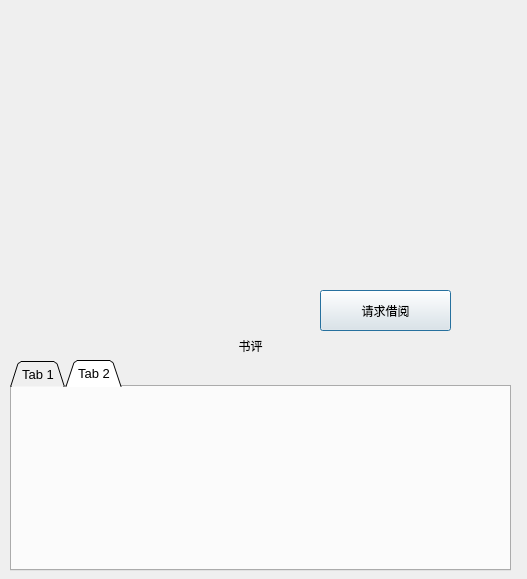
<?xml version="1.0" encoding="UTF-8"?>
<ui version="4.0">
 <class>RA_BookInfo</class>
 <widget class="QDialog" name="RA_BookInfo">
  <property name="geometry">
   <rect>
    <x>0</x>
    <y>0</y>
    <width>527</width>
    <height>579</height>
   </rect>
  </property>
  <property name="windowTitle">
   <string>Dialog</string>
  </property>
  <widget class="QWidget" name="gridLayoutWidget">
   <property name="geometry">
    <rect>
     <x>10</x>
     <y>20</y>
     <width>251</width>
     <height>311</height>
    </rect>
   </property>
   <layout class="QGridLayout" name="gridLayout">
    <item row="0" column="0">
     <widget class="QLabel" name="label_1">
      <property name="text">
       <string/>
      </property>
      <property name="alignment">
       <set>Qt::AlignCenter</set>
      </property>
     </widget>
    </item>
   </layout>
  </widget>
  <widget class="QWidget" name="gridLayoutWidget_2">
   <property name="geometry">
    <rect>
     <x>290</x>
     <y>30</y>
     <width>191</width>
     <height>41</height>
    </rect>
   </property>
   <layout class="QGridLayout" name="gridLayout_2">
    <item row="0" column="0">
     <widget class="QLabel" name="label_2">
      <property name="text">
       <string/>
      </property>
      <property name="alignment">
       <set>Qt::AlignCenter</set>
      </property>
     </widget>
    </item>
   </layout>
  </widget>
  <widget class="QWidget" name="gridLayoutWidget_3">
   <property name="geometry">
    <rect>
     <x>290</x>
     <y>100</y>
     <width>191</width>
     <height>31</height>
    </rect>
   </property>
   <layout class="QGridLayout" name="gridLayout_3">
    <item row="0" column="0">
     <widget class="QLabel" name="label_3">
      <property name="text">
       <string/>
      </property>
      <property name="alignment">
       <set>Qt::AlignLeading|Qt::AlignLeft|Qt::AlignVCenter</set>
      </property>
     </widget>
    </item>
   </layout>
  </widget>
  <widget class="QWidget" name="gridLayoutWidget_4">
   <property name="geometry">
    <rect>
     <x>290</x>
     <y>150</y>
     <width>191</width>
     <height>31</height>
    </rect>
   </property>
   <layout class="QGridLayout" name="gridLayout_4">
    <item row="0" column="0">
     <widget class="QLabel" name="label_4">
      <property name="text">
       <string/>
      </property>
     </widget>
    </item>
   </layout>
  </widget>
  <widget class="QWidget" name="gridLayoutWidget_5">
   <property name="geometry">
    <rect>
     <x>290</x>
     <y>200</y>
     <width>191</width>
     <height>31</height>
    </rect>
   </property>
   <layout class="QGridLayout" name="gridLayout_5">
    <item row="0" column="0">
     <widget class="QLabel" name="label_5">
      <property name="text">
       <string/>
      </property>
     </widget>
    </item>
   </layout>
  </widget>
  <widget class="QWidget" name="gridLayoutWidget_6">
   <property name="geometry">
    <rect>
     <x>290</x>
     <y>250</y>
     <width>191</width>
     <height>31</height>
    </rect>
   </property>
   <layout class="QGridLayout" name="gridLayout_6">
    <item row="0" column="0">
     <widget class="QLabel" name="label_6">
      <property name="text">
       <string/>
      </property>
     </widget>
    </item>
   </layout>
  </widget>
  <widget class="QTabWidget" name="tabWidget">
   <property name="geometry">
    <rect>
     <x>10</x>
     <y>360</y>
     <width>501</width>
     <height>211</height>
    </rect>
   </property>
   <property name="font">
    <font>
     <family>Microsoft YaHei UI</family>
     <pointsize>10</pointsize>
    </font>
   </property>
   <property name="tabShape">
    <enum>QTabWidget::Triangular</enum>
   </property>
   <property name="currentIndex">
    <number>1</number>
   </property>
   <widget class="QWidget" name="tab">
    <attribute name="title">
     <string>Tab 1</string>
    </attribute>
   </widget>
   <widget class="QWidget" name="tab_2">
    <attribute name="title">
     <string>Tab 2</string>
    </attribute>
   </widget>
  </widget>
  <widget class="QLabel" name="label">
   <property name="geometry">
    <rect>
     <x>210</x>
     <y>330</y>
     <width>81</width>
     <height>31</height>
    </rect>
   </property>
   <property name="lineWidth">
    <number>1</number>
   </property>
   <property name="text">
    <string>书评</string>
   </property>
   <property name="textFormat">
    <enum>Qt::AutoText</enum>
   </property>
   <property name="alignment">
    <set>Qt::AlignCenter</set>
   </property>
  </widget>
  <widget class="QPushButton" name="pushButton">
   <property name="geometry">
    <rect>
     <x>320</x>
     <y>290</y>
     <width>131</width>
     <height>41</height>
    </rect>
   </property>
   <property name="text">
    <string>请求借阅</string>
   </property>
  </widget>
 </widget>
 <resources/>
 <connections/>
</ui>
